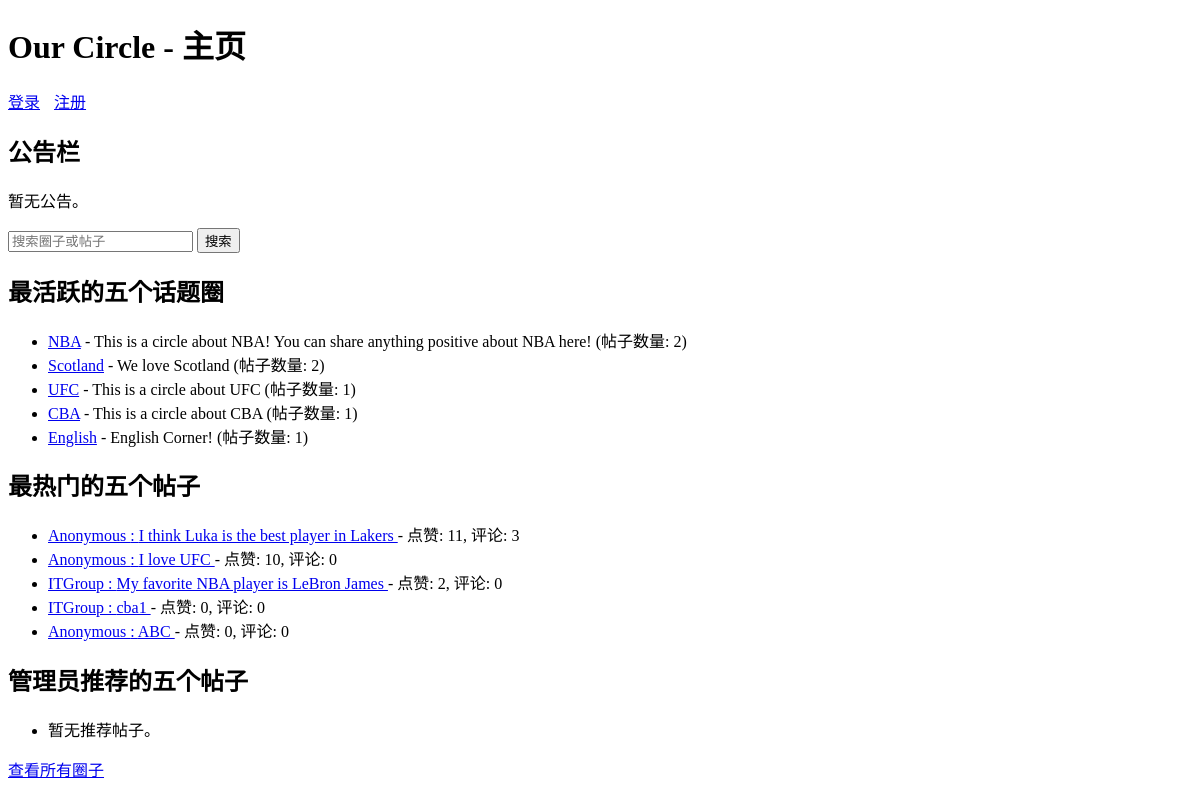
/, run on an earlier commit of the app's database.
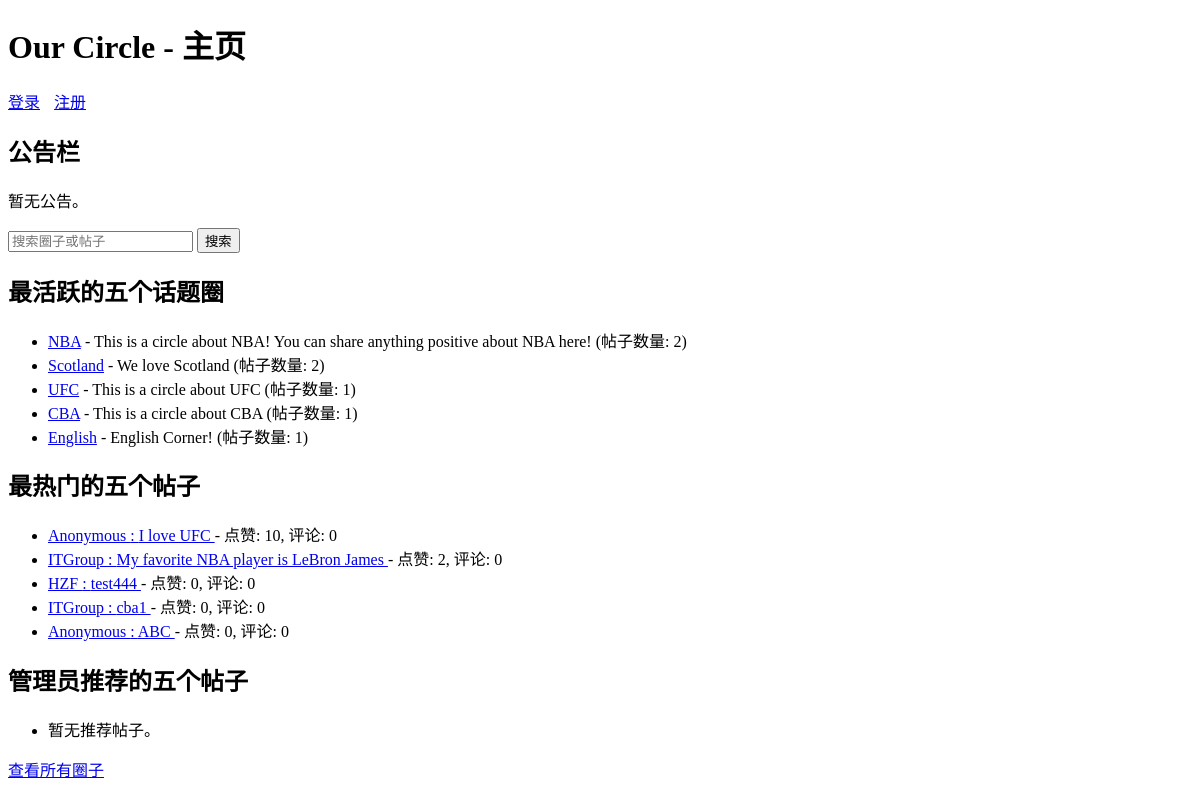
And on a later commit of the database.
### forum/models.py (models this page shows, shortened)
class TopicCircle(models.Model):
    name = models.CharField(max_length=100, unique=True)
    description = models.TextField(blank=True)
    created_at = models.DateTimeField(auto_now_add=True)
    created_by = models.ForeignKey(GUser, on_delete=models.SET_NULL, null=True, limit_choices_to={'is_admin': True})  # 仅管理员创建
    is_active = models.BooleanField(default=True)

class Post(models.Model):
    user = models.ForeignKey(GUser, on_delete=models.CASCADE)
    circle = models.ForeignKey(TopicCircle, on_delete=models.CASCADE)
    content = models.TextField()
    is_anonymous = models.BooleanField(default=False)
    nickname = models.CharField(max_length=50, blank=True, null=True)  # 匿名时使用
    location = models.CharField(max_length=100, blank=True, null=True)  # 可选实时位置
    created_at = models.DateTimeField(auto_now_add=True)
    likes = models.IntegerField(default=0)
    dislikes = models.IntegerField(default=0)
    is_pinned = models.BooleanField(default=False)
    is_recommended = models.BooleanField(default=False)

class GUser(AbstractUser):
    email = models.EmailField(unique=True)  # 邮箱作为唯一标识
    anonymous_nicknames = models.JSONField(default=list, blank=True)  # 存储多个匿名昵称
    is_admin = models.BooleanField(default=False)  # 区分普通用户和管理员

### forum/views.py (the view, shortened to what this page needs)
# urls.py: path('', views.home, name='home'),
def home(request):
    circles = TopicCircle.objects.filter(is_active=True).annotate(
        post_count=Count('post')
    ).order_by('-post_count')[:5]
    popular_posts = Post.objects.annotate(
        comment_count=Count('comment')
    ).order_by('-likes', '-comment_count')[:5]
    announcements = Announcement.objects.all()
    recommended_posts = Post.objects.filter(is_recommended=True).order_by('-created_at')[:5]  # 新增推荐帖子
    search_query = request.GET.get('search', '')
    search_results = None
    return render(request, 'forum/home.html', {
        'circles': circles,
        'popular_posts': popular_posts,
        'announcements': announcements,
        'recommended_posts': recommended_posts,  # 传递推荐帖子
        'search_query': search_query,
        'search_results': search_results
    })

### forum/templates/forum/home.html (shortened to what the changed rows need)
<!DOCTYPE html>
<html>
<head>
</head>
<body>
    <h1>Our Circle - 主页</h1>
    <h2>公告栏</h2>
    {% if search_results %}
        <h2>搜索结果</h2>
        <h3>匹配的圈子</h3>
        <ul>
            {% for circle in search_results.circles %}
                <li>
                    <a href="{% url 'circle_detail' circle.id %}">{{ circle.name }}</a>
                    - {{ circle.description }} (帖子数量: {{ circle.post_count }})
                </li>
            {% empty %}
                <li>无匹配圈子。</li>
            {% endfor %}
        </ul>
        <h3>匹配的帖子</h3>
        <ul>
            {% for post in search_results.posts %}
                <li>
                    <a href="{% url 'post_detail' post.id %}">
                        {% if post.is_anonymous %}
                            {{ post.nickname|default:"Anonymous" }}
                        {% else %}
                            {{ post.user.username }}
                        {% endif %}
                        : {{ post.content|truncatechars:100 }}
                    </a>
                    - 评论数: {{ post.comment_count }}
                </li>
            {% empty %}
                <li>无匹配帖子。</li>
            {% endfor %}
        </ul>
    {% else %}
        <h2>最活跃的五个话题圈</h2>
        <ul>
            {% for circle in circles %}
                <li>
                    <a href="{% url 'circle_detail' circle.id %}">{{ circle.name }}</a>
                    - {{ circle.description }} (帖子数量: {{ circle.post_count }})
                </li>
            {% empty %}
                <li>暂无活跃话题圈。</li>
            {% endfor %}
        </ul>
        <h2>最热门的五个帖子</h2>
        <ul>
            {% for post in popular_posts %}
                <li>
                    <a href="{% url 'post_detail' post.id %}">
                        {% if post.is_anonymous %}
                            {{ post.nickname|default:"Anonymous" }}
                        {% else %}
                            {{ post.user.username }}
                        {% endif %}
                        : {{ post.content|truncatechars:100 }}
                    </a>
                    - 点赞: {{ post.likes }}, 评论: {{ post.comment_count }}
                </li>
            {% empty %}
                <li>暂无热门帖子。</li>
            {% endfor %}
        </ul>
        <h2>管理员推荐的五个帖子</h2>
    {% endif %}
</body>
</html>

What changed in the data, as far as the page shows it:
removed Post: nickname "Anonymous", content "I think Luka is the best player in Lakers", likes "11", comment_count "3"
added Post: user.username "HZF", content "test444", likes "0", comment_count "0"
